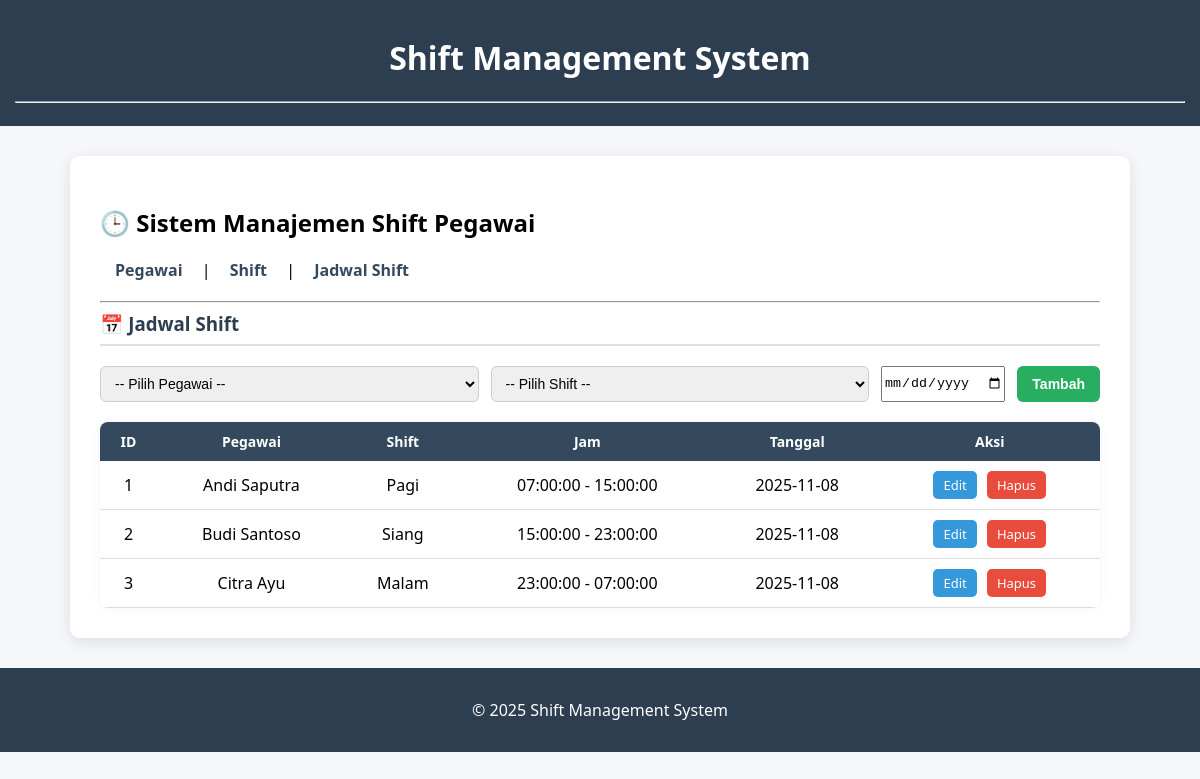
Screenshot of /?page=jadwal with the database file from the repository.
### tables this page shows
CREATE TABLE jadwal_shift (
    id_jadwal INT AUTO_INCREMENT PRIMARY KEY,
    id_pegawai INT NOT NULL,
    id_shift INT NOT NULL,
    tanggal DATE NOT NULL,
    FOREIGN KEY (id_pegawai) REFERENCES pegawai(id_pegawai)
        ON DELETE CASCADE ON UPDATE CASCADE,
    FOREIGN KEY (id_shift) REFERENCES shift(id_shift)
        ON DELETE CASCADE ON UPDATE CASCADE
);

CREATE TABLE pegawai (
    id_pegawai INT AUTO_INCREMENT PRIMARY KEY,
    nama VARCHAR(100) NOT NULL,
    jabatan VARCHAR(50) NOT NULL,
    no_hp VARCHAR(15)
);

CREATE TABLE shift (
    id_shift INT AUTO_INCREMENT PRIMARY KEY,
    nama_shift VARCHAR(50) NOT NULL,
    jam_mulai TIME NOT NULL,
    jam_selesai TIME NOT NULL
);

### config/db.php (called while the page is built, shortened)
<?php
class Database {
    private $host = "localhost";
    private $username = "root";
    private $password = "";
    private $dbname = "db_pegawai";
    public function __construct() {
        try {
            $this->conn = new PDO(
                "mysql:host=$this->host;dbname=$this->dbname",
                $this->username,
                $this->password
            );
        } catch (PDOException $e) {
            echo "Connection failed: " . $e->getMessage();
        }
    }
}
?>

### class/JadwalShift.php (called while the page is built, shortened)
<?php
require_once 'config/db.php';
class JadwalShift {
    private $db;
    public function __construct() {
        $this->db = (new Database())->conn;
    }
    public function getAllJadwal() {
        $stmt = $this->db->query("
            SELECT j.id_jadwal, p.nama AS nama_pegawai, s.nama_shift, s.jam_mulai, s.jam_selesai, j.tanggal
            FROM jadwal_shift j
            JOIN pegawai p ON j.id_pegawai = p.id_pegawai
            JOIN shift s ON j.id_shift = s.id_shift
        ");
        return $stmt->fetchAll(PDO::FETCH_ASSOC);
    }
}
?>

### view/jadwal.php (the view, shortened to what this page needs)
<?php
$dataJadwal = $jadwal->getAllJadwal();
$editData = null;
?>
<h3>📅 Jadwal Shift</h3>
<form method="POST" class="form-box">
    <select name="id_pegawai" required>
        <option value="">-- Pilih Pegawai --</option>
    </select>
    <select name="id_shift" required>
        <option value="">-- Pilih Shift --</option>
    </select>
    <input type="date" name="tanggal" value="<?= $editData['tanggal'] ?? ''; ?>" required>
    <?php if ($editData): ?>
        <button type="submit" name="edit_jadwal" class="btn-primary">Update</button>
        <a href="?page=jadwal" class="btn btn-delete">Batal</a>
    <?php else: ?>
        <button type="submit" name="tambah_jadwal" class="btn-primary">Tambah</button>
    <?php endif; ?>
</form>
<table>
    <tr>
        <th>ID</th>
        <th>Pegawai</th>
        <th>Shift</th>
        <th>Jam</th>
        <th>Tanggal</th>
        <th>Aksi</th>
    </tr>
    <?php foreach ($dataJadwal as $j): ?>
    <tr>
        <td><?= $j['id_jadwal']; ?></td>
        <td><?= htmlspecialchars($j['nama_pegawai']); ?></td>
        <td><?= htmlspecialchars($j['nama_shift']); ?></td>
        <td><?= $j['jam_mulai']; ?> - <?= $j['jam_selesai']; ?></td>
        <td><?= $j['tanggal']; ?></td>
        <td>
            <a href="?page=jadwal&edit=<?= $j['id_jadwal']; ?>" class="btn btn-edit">Edit</a>
            <a href="?hapus_jadwal=<?= $j['id_jadwal']; ?>" class="btn btn-delete" onclick="return confirm('Yakin hapus data ini?')">Hapus</a>
        </td>
    </tr>
    <?php endforeach; ?>
</table>

### index.php (shortened to what this page needs)
<?php
require_once 'class/JadwalShift.php';
$jadwal = new JadwalShift();
?>
<!DOCTYPE html>
<html lang="id">
<head>
    <link rel="stylesheet" href="style.css">
</head>
<body>
    <?php include 'view/header.php'; ?>
    <main>
        <h2>🕒 Sistem Manajemen Shift Pegawai</h2>
        <nav>
            <a href="?page=pegawai">Pegawai</a> |
            <a href="?page=shift">Shift</a> |
            <a href="?page=jadwal">Jadwal Shift</a>
        </nav>
        <hr>
        <?php
        if (isset($_GET['page'])) {
            $page = $_GET['page'];
            if ($page == 'pegawai') {
                include 'view/pegawai.php';
            } elseif ($page == 'shift') {
                include 'view/shift.php';
            } elseif ($page == 'jadwal') {
                include 'view/jadwal.php';
            } else {
                echo "<p>Halaman tidak ditemukan.</p>";
            }
        } else {
            echo "<p>Selamat datang! Pilih menu di atas untuk mengelola data.</p>";
        }
        ?>
    </main>
    <?php include 'view/footer.php'; ?>
</body>
</html>

### view/header.php
<header>
    <h1>Shift Management System</h1>
    <hr>
</header>

### view/footer.php
<footer>
    <p>&copy; 2025 Shift Management System</p>
</footer>

### style.css (style rules this page uses)
body { font-family: 'Segoe UI', Tahoma, sans-serif; background-color: #f5f7fa; margin: 0; padding: 0; }
main { padding: 30px; max-width: 1000px; margin: 30px auto; background: #fff; border-radius: 10px; box-shadow: 0 4px 15px rgba(0,0,0,0.1); }
header, footer { text-align: center; background: #2c3e50; color: white; padding: 15px; }
nav { margin-bottom: 20px; }
nav a { text-decoration: none; color: #34495e; font-weight: 600; margin: 0 15px; transition: 0.2s; }
h3 { display: flex; align-items: center; gap: 8px; color: #2c3e50; margin-top: 0; border-bottom: 2px solid #e0e0e0; padding-bottom: 8px; }
.form-box { display: flex; gap: 12px; flex-wrap: wrap; margin-top: 20px; margin-bottom: 20px; }
input[type="text"], select { padding: 8px 10px; border: 1px solid #ccc; border-radius: 6px; flex: 1; min-width: 150px; font-size: 14px; }
button { padding: 8px 15px; font-size: 14px; border: none; border-radius: 6px; cursor: pointer; font-weight: 600; transition: all 0.25s ease; }
button.btn-primary { background: #27ae60; color: #fff; }
a.btn { display: inline-block; padding: 5px 10px; border-radius: 5px; text-decoration: none; font-size: 13px; color: white; margin: 0 3px; transition: 0.25s; }
a.btn-edit { background-color: #3498db; }
a.btn-delete { background-color: #e74c3c; }
table { width: 100%; border-collapse: collapse; margin-top: 15px; border-radius: 8px; overflow: hidden; box-shadow: 0 0 10px rgba(0,0,0,0.05); }
th { background-color: #34495e; color: white; padding: 10px; font-size: 14px; }
td { border-bottom: 1px solid #ddd; padding: 10px; text-align: center; }

### rows the page displays
jadwal_shift: id_jadwal "1", id_pegawai.nama "Andi Saputra", id_shift.nama_shift "Pagi", id_shift.jam_mulai "07:00:00", id_shift.jam_selesai "15:00:00", tanggal "2025-11-08"
jadwal_shift: id_jadwal "2", id_pegawai.nama "Budi Santoso", id_shift.nama_shift "Siang", id_shift.jam_mulai "15:00:00", id_shift.jam_selesai "23:00:00", tanggal "2025-11-08"
jadwal_shift: id_jadwal "3", id_pegawai.nama "Citra Ayu", id_shift.nama_shift "Malam", id_shift.jam_mulai "23:00:00", id_shift.jam_selesai "07:00:00", tanggal "2025-11-08"
